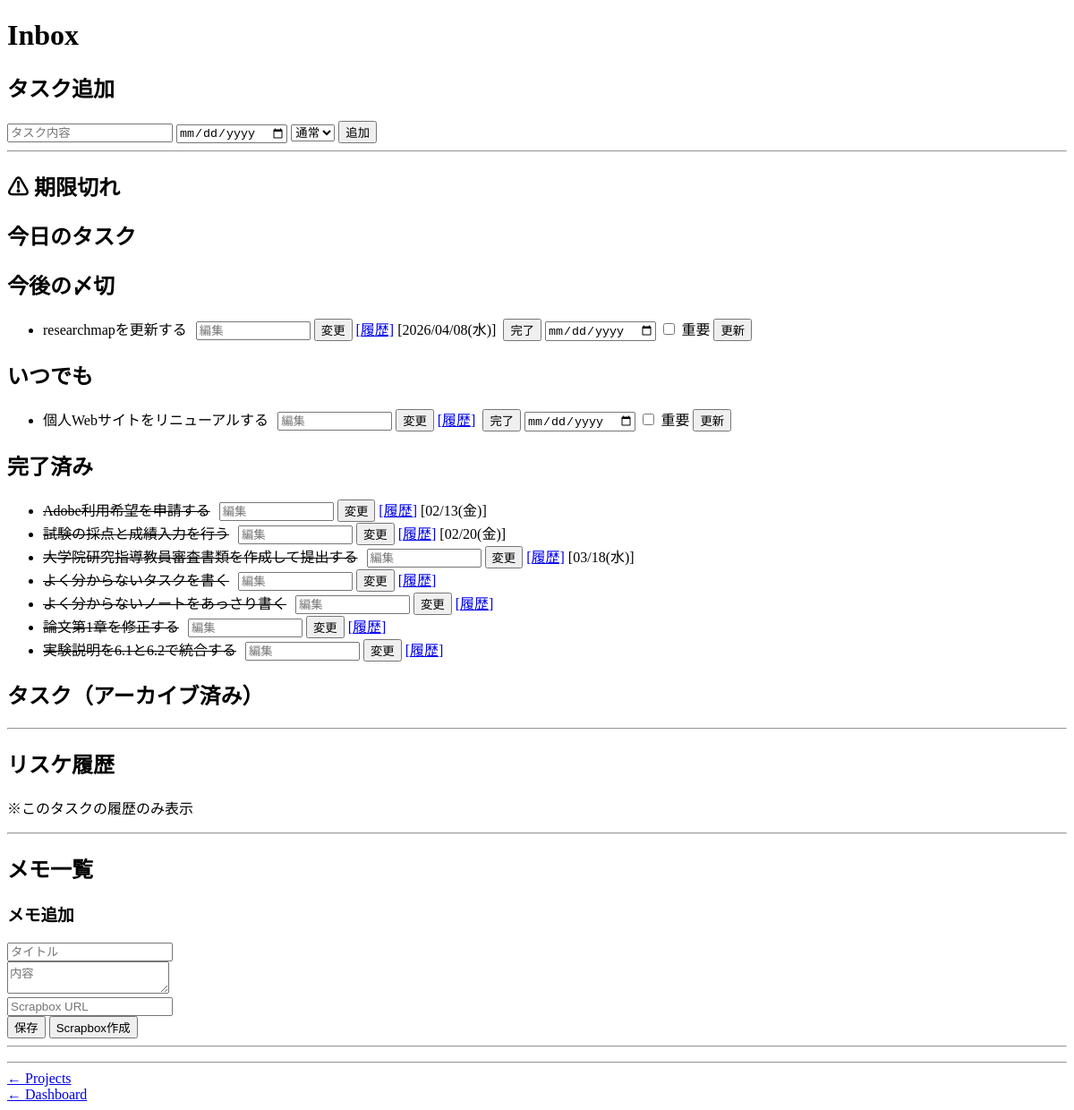
Page /project/1?task_id=139 on the earlier database version.
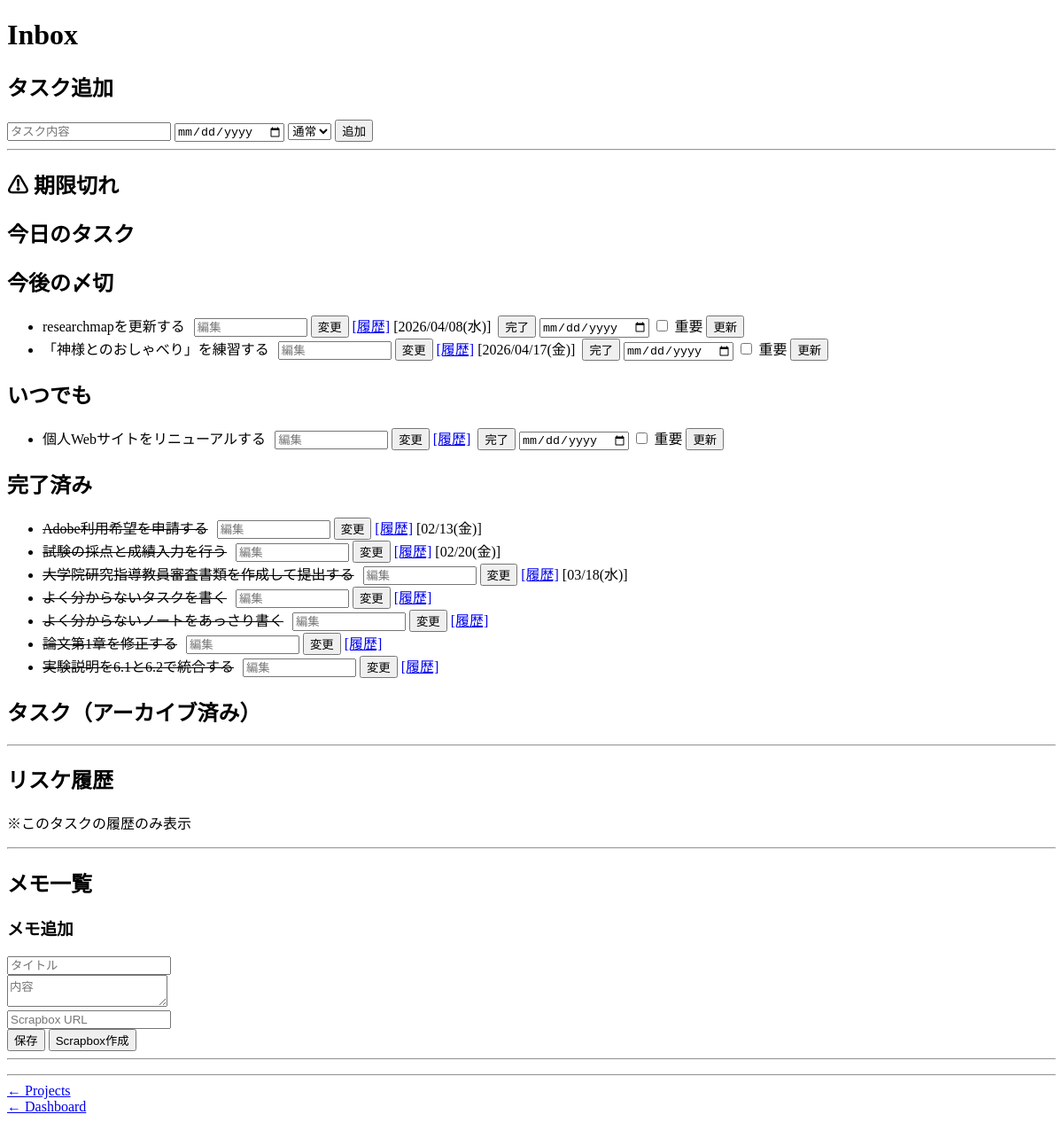
Same page on the later database version.
### tables this page shows
CREATE TABLE projects (
            id INTEGER PRIMARY KEY AUTOINCREMENT,
            name TEXT,
            type TEXT,
            status TEXT
        );

CREATE TABLE tasks (
            id INTEGER PRIMARY KEY AUTOINCREMENT,
            title TEXT,
            status TEXT,
            deadline TEXT,
            original_deadline TEXT,
            project_id INTEGER,
            student_id INTEGER,
            priority TEXT DEFAULT 'medium',
            sync_key TEXT,
            source_type TEXT,
            source_updated_at TEXT,
            archived INTEGER DEFAULT 0
        );

### flask_app.py (the view, shortened to what this page needs)
@app.route("/project/<int:project_id>")
def project_detail(project_id):
    task_id_filter = request.args.get("task_id", type=int)
    conn = get_db()
    c = conn.cursor()
    today_str = c.execute("SELECT date('now')").fetchone()[0]
    project = c.execute("SELECT * FROM projects WHERE id=?", (project_id,)).fetchone()
    all_tasks = c.execute(
        """
        SELECT id AS task_id, title, status, deadline, priority, archived,
               original_deadline, sync_key, source_type, source_updated_at
        FROM tasks
        WHERE project_id=?
        ORDER BY deadline IS NULL, deadline
        """,
        (project_id,),
    ).fetchall()
    all_tasks = apply_format(all_tasks)
    classified = classify_tasks(all_tasks, today_str)
    overdue_tasks = classified["overdue_tasks"]
    today_tasks = classified["today_tasks"]
    future_tasks = classified["future_tasks"]
    anytime_tasks = classified["anytime_tasks"]
    done_tasks = classified["done_tasks"]
    archived_tasks = []
    if task_id_filter:
        history = c.execute(
            """
        SELECT th.task_id, t.title AS task_title, th.old_deadline, th.new_deadline, th.changed_at
        FROM task_history th
        LEFT JOIN tasks t ON th.task_id = t.id
        WHERE th.task_id=?
        ORDER BY th.changed_at DESC
        """,
            (task_id_filter,),
        ).fetchall()
    notes = c.execute(
        """
        SELECT id, title, content, scrapbox_url, created_at
        FROM notes
        WHERE project_id=?
        ORDER BY created_at DESC
    """,
        (project_id,),
    ).fetchall()
    conn.close()
    return render_template(
        "project_detail.html",
        project=project,
        tasks=all_tasks,
        overdue_tasks=overdue_tasks,
        today_tasks=today_tasks,
        future_tasks=future_tasks,
        anytime_tasks=anytime_tasks,
        done_tasks=done_tasks,
        archived_tasks=archived_tasks,
        notes=notes,
        history=history,
        students=STUDENTS_DATA,
    )

### flask_app.py (called while the page is built)
def get_db():
    BASE_DIR = os.path.dirname(os.path.abspath(__file__))
    conn = sqlite3.connect(
        os.path.join(BASE_DIR, "db.sqlite3"), timeout=5, check_same_thread=False
    )
    conn.row_factory = sqlite3.Row
    conn.execute("PRAGMA journal_mode=WAL;")
    conn.execute("PRAGMA busy_timeout=5000;")
    return conn

def format_date_jp(date_str):
    if not date_str:
        return None
    from datetime import datetime
    weekdays_jp = ["月", "火", "水", "木", "金", "土", "日"]
    try:
        dt = datetime.strptime(date_str, "%Y-%m-%d")
    except Exception:
        return date_str
    today = datetime.now()
    fiscal_year = today.year if today.month < 4 else today.year + 1
    start = datetime(fiscal_year - 1, 4, 1)
    end = datetime(fiscal_year, 3, 31)
    w = weekdays_jp[dt.weekday()]
    if start <= dt <= end:
        return dt.strftime(f"%m/%d({w})")
    else:
        return dt.strftime(f"%Y/%m/%d({w})")

def apply_format(rows):
    result = []
    for r in rows:
        d = dict(r)
        if "deadline" in d and d["deadline"]:
            d["deadline_display"] = format_date_jp(d["deadline"])
        else:
            d["deadline_display"] = None
        if "original_deadline" in d and d["original_deadline"]:
            d["original_deadline_display"] = format_date_jp(d["original_deadline"])
        else:
            d["original_deadline_display"] = None
        result.append(d)
    return result

### templates/project_detail.html (shortened to what this page needs)
<!DOCTYPE html>
<html>
<head>
</head>
<body>
{% macro edit_form(task_id) %}
    <form action="/edit_task_title" method="post" style="display:inline; margin-left:6px;">
        <input type="text" name="title" placeholder="編集" style="width:120px;">
        <button type="submit">変更</button>
    </form>
{% endmacro %}
<h1>{{ project["name"] }}</h1>
<h2>タスク追加</h2>
<form action="/add_task" method="post">
    <input name="title" placeholder="タスク内容">
    <input type="date" name="deadline">
    <select name="priority">
        <option value="medium" selected>通常</option>
    </select>
    <button type="submit">追加</button>
</form>
<hr>
<h2>⚠ 期限切れ</h2>
<h2>今日のタスク</h2>
<h2>今後の〆切</h2>
<ul>
{% for t in future_tasks %}
    <li class="task-title-scope">
        {{ t["title"] }}
        {{ edit_form(t["task_id"]) }}
        <a href="/project/{{ project["id"] }}?task_id={{ t["task_id"] }}">[履歴]</a>
        {% if t["deadline_display"] %}[{{ t["deadline_display"] }}]{% endif %}
        <form action="/done/{{ t["task_id"] }}" method="post" style="display:inline; margin-left:4px">
            <button type="submit">完了</button>
        </form>
        <form action="/update_task" method="post" style="display:inline;">
            <input type="date" name="deadline">
            <label>
                <input type="checkbox" name="priority" value="high">
                重要
            </label>
            <button type="submit">更新</button>
        </form>
    </li>
{% endfor %}
</ul>
<h2>いつでも</h2>
<ul>
{% for t in anytime_tasks %}
    <li class="task-title-scope">
        {{ t["title"] }}
        {{ edit_form(t["task_id"]) }}
        <a href="/project/{{ project["id"] }}?task_id={{ t["task_id"] }}">[履歴]</a>
        <form action="/done/{{ t["task_id"] }}" method="post" style="display:inline; margin-left:4px">
            <button type="submit">完了</button>
        </form>
        <form action="/update_task" method="post" style="display:inline;">
            <input type="date" name="deadline">
            <label>
                <input type="checkbox" name="priority" value="high">
                重要
            </label>
            <button type="submit">更新</button>
        </form>
    </li>
{% endfor %}
</ul>
<h2>完了済み</h2>
<ul>
{% for t in done_tasks %}
    <li class="task-title-scope">
        <s>{{ t["title"] }}</s>
        {{ edit_form(t["task_id"]) }}
        <a href="/project/{{ project["id"] }}?task_id={{ t["task_id"] }}">[履歴]</a>
        {% if t["deadline_display"] %}[{{ t["deadline_display"] }}]{% endif %}
    </li>
{% endfor %}
</ul>
<h2>タスク（アーカイブ済み）</h2>
<hr>
<h2>リスケ履歴</h2>
{% if request.args.get("task_id") %}
<p>※このタスクの履歴のみ表示</p>
{% endif %}
<hr>
<h2>メモ一覧</h2>
<h3>メモ追加</h3>
<form action="/add_note" method="post">
    <input name="title" placeholder="タイトル"><br>
    <textarea name="content" placeholder="内容"></textarea><br>
    <input name="scrapbox_url" placeholder="Scrapbox URL"><br>
    <button type="submit">保存</button>
    <button type="button" onclick="
        const title = document.getElementsByName('title')[0].value;
        if(title){
            window.open(
                'https://scrapbox.io/あなたのプロジェクト名/' + encodeURIComponent(title),
                '_blank'
            );
        } else {
            alert('タイトルを入力してください');
        }
    ">
        Scrapbox作成
    </button>
</form>
<hr>
<hr>
<a href="/projects">← Projects</a><br>
<a href="/">← Dashboard</a>
</body>
</html>

Differences in the rows shown:
added tasks: title "「神様とのおしゃべり」を練習する", deadline_display "2026/04/17(金)", shown under "今後の〆切"
